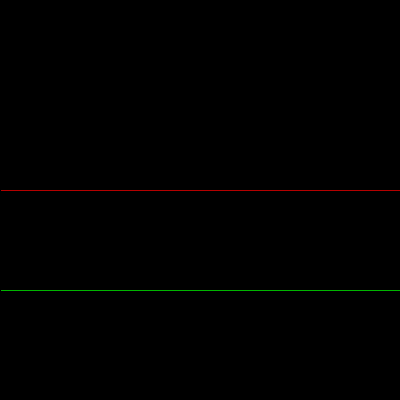
Frame 1 (no input)
Frame 60 (the mouse pressed at the canvas centre just before this capture): identical to frame 1, image omitted
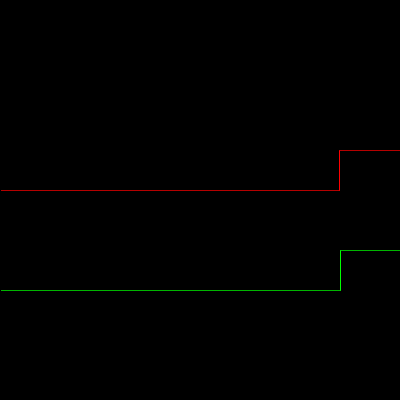
Frame 120 (the mouse held since frame 60 and released just before this capture)

The Processing sketch that drew these frames (run headless with seeded random() and noise(); from frame 60 on, the mouse is pressed at the canvas centre):

// Processing sketch: processing_42450
// ── processing_42450.pde

int [] button;
int [] timer;
int etapa = 0;
int tA = 0;
int tB = 0;
int tC = 0;

void traceBooleanSignal (int [] signal, int ypos, int amplitude, color c1) {
  stroke(c1);
  for (int i = 1; i < width; i++) {
    line(i, ypos+amplitude-signal[i]*amplitude, i, ypos+amplitude-signal[i-1]*amplitude);
  }
}

void updateBooleanSignal (int [] signal) {
  for (int i = 1; i < width; i++) {
    signal[i-1] = signal[i];
  }
}

void setup()
{
  size(400, 400);
  button = new int[width];
  for (int i = 1; i < width; i++) {
    button[i] = 0;
  }  
  timer = new int[width];
  for (int i = 1; i < width; i++) {
    timer[i] = 0;
  }
}

void draw ()
{
  background(0);

  if (mousePressed) {
    button[width-1] = 1;
  }
  else {
    button[width-1] = 0;
  }

  switch (etapa) {
  case 0:
    if (button[width-1] == 1) {
      etapa = 1;
    }
    timer[width-1] = 0;
    break;
  case 1:
    if (button[width-1] == 0) {
      etapa = 2;
    }
    timer[width-1] = 1;
    break;
  case 2:
    if (button[width-1] == 1) {
      etapa = 3;
    }
    timer[width-1] = 0;
    tA++;
    break;
  case 3:
    if (button[width-1] == 0) {
      etapa = 4;
    }
    timer[width-1] = 1;
    tB++;
    break;
  case 4:
    timer[width-1] = 0;
    tC++;
    if (tC>=tA) {
      tC=0;
      etapa=5;
    }
    break;
  case 5:
    timer[width-1] = 1;
    tC++;
    if (tC>=tB) {
      tC=0;
      etapa=4;
    }
    break;
  }

  print(etapa);

  updateBooleanSignal(button);
  traceBooleanSignal(button, 150, 40, color(255, 0, 0));
  updateBooleanSignal(timer);
  traceBooleanSignal(timer, 250, 40, color(0, 255, 0));
} 
